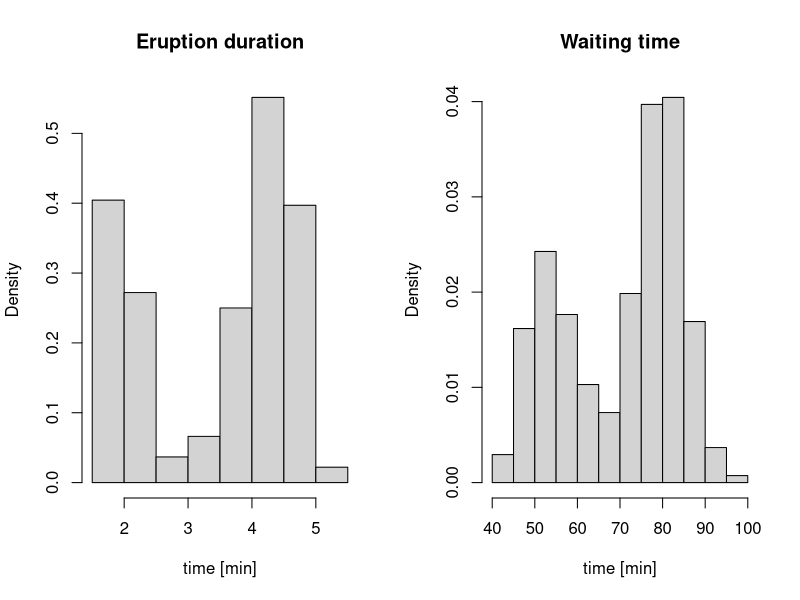
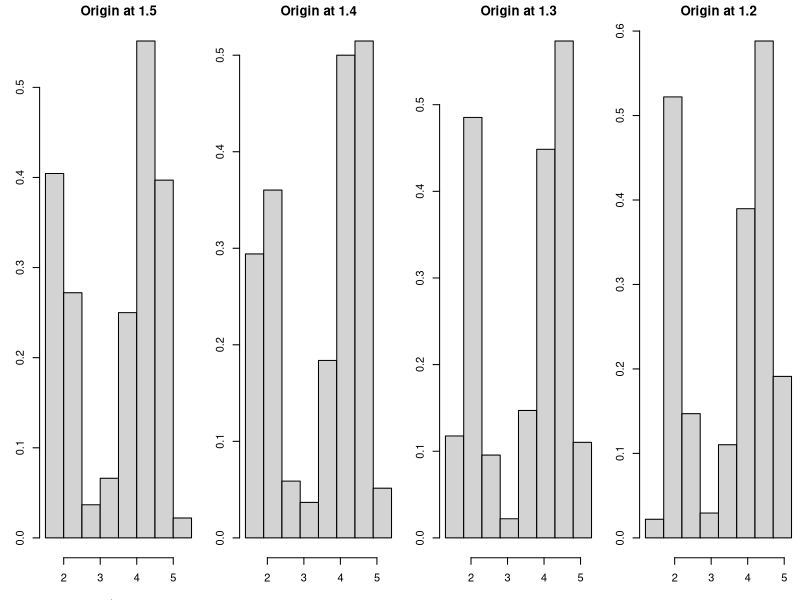
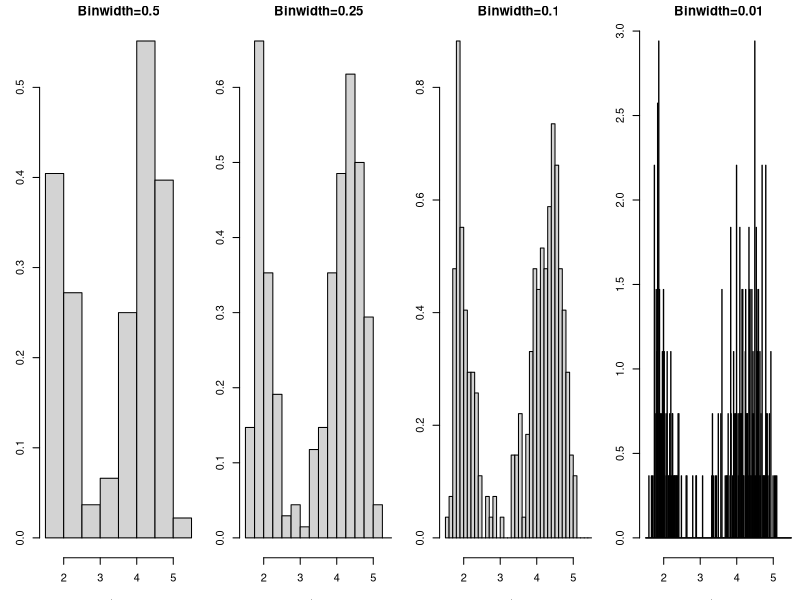
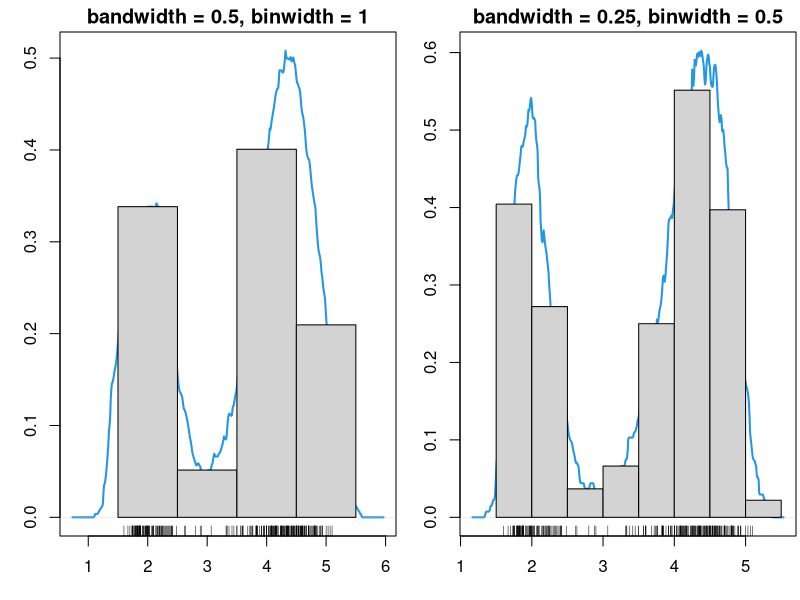

Here is the R script that generated these plots, in order: (Note: this script raises an error after producing the figures.)
## ---- chunk 1
knitr::opts_chunk$set(echo = TRUE)
## ---- chunk 2
data(faithful)
par(mfrow=c(1,2))
hist(faithful$eruptions, probability=T, main = "Eruption duration", xlab="time [min]")
hist(faithful$waiting, probability=T, main = "Waiting time", xlab="time [min]")
## ---- chunk 3
par(mfrow=c(1,4), mar = c(3.2, 3, 1.6, 0.2)) # reduce the white space around individual plots
hist(faithful$eruptions, probability=T, main="Origin at 1.5");
hist(faithful$eruptions, breaks=seq(1.4,5.4,by=0.5), probability=T, main="Origin at 1.4", xlab="time [min]")  
hist(faithful$eruptions, breaks=seq(1.3,5.3,by=0.5), probability=T, main="Origin at 1.3", xlab="time [min]") 
hist(faithful$eruptions, breaks=seq(1.2,5.2,by=0.5), probability=T, main="Origin at 1.2", xlab="time [min]")
## ---- chunk 4
par(mfrow=c(1,4), mar = c(3.2, 3, 1.6, 0.2))
hist(faithful$eruptions, probability=T, main="Binwidth=0.5")
hist(faithful$eruptions, breaks=seq(1.5,5.5,by=0.25), probability=T, main="Binwidth=0.25") 
hist(faithful$eruptions, breaks=seq(1.5,5.5,by=0.1), probability=T, main="Binwidth=0.1") 
hist(faithful$eruptions, breaks=seq(1.5,5.5,by=0.01), probability=T, main="Binwidth=0.01")
## ---- chunk 5
kde_hist <- function(bw){
# `bw` = bandwidth for KDE = 2-times binwidth for histogram = `binw`
  binw <- 2*bw
  br <- seq(1.5,5.5,by=binw)
  temp <- density(faithful$eruptions, kernel="rectangular", bw=bw/sqrt(3))
  plot(temp,lwd=2,col=4, main=paste0("bandwidth = ",bw,", binwidth = ", binw), xlab="")
  hist(faithful$eruptions, freq=FALSE, breaks=br, add=T, main="")
  rug(jitter(faithful$eruptions))
}
par(mfrow=c(1,2))
kde_hist(0.5)
kde_hist(0.25)
## ---- chunk 6
knitr::include_graphics('../Plots/kernels.png')
## ---- chunk 7
# again, this is only a handle, not a proper function!
plot_kdes <- function(bw){
  plot(density(faithful$eruptions, kernel="gaussian", bw=bw), main=paste("BW = ",bw,sep=""), xlab="time [min]")
  lines(density(faithful$eruptions, kernel="epanechnikov", bw=bw), col=4)
  lines(density(faithful$eruptions, kernel="rectangular", bw=bw), col=2)
  legend("topright", col=c(1, 4, 2), lty=1, legend=c("Gauss", "Epan", "rect"))
}
par(mfrow=c(1,4), mar = c(3.2, 3, 1.6, 0.2))
plot_kdes(1); plot_kdes(0.5); plot_kdes(0.25); plot_kdes(0.1)
## ---- chunk 8
par(mfrow=c(1,1), mar = c(3.2, 3, 1.6, 0.2))
plot(density(faithful$eruptions, kernel="gaussian", bw=1), main="Gaussian Kernel", xlab="", ylim=c(0,1),lwd=2)
points(density(faithful$eruptions, kernel="gaussian", bw=0.1), col=2, main="Gaussian Kernel", xlab="", type="l",lwd=2)
points(density(faithful$eruptions, kernel="gaussian", bw=0.01), col=4, main="Gaussian Kernel", xlab="", type="l")
rug(jitter(faithful$eruptions))
legend("topleft", legend = c("h=1","h=0.1","h=0.01"),lty=1,col=c(1,2,4))
## ---- chunk 9
n <- 2^{7:15}
plot(1:length(n),n^(-4/(4+5)),type="b",col=5,ylim=c(0,0.10), ylab=paste("asymptotic error rate ", expression(n^(-4/(4+d)))),xlab=expression(n), xaxt="n")
abline(h=0.01,col="gray")
axis(1,at=seq(1,9,by=2),labels=n[seq(1,9,by=2)])
points(1:length(n),n^{-4/(4+4)},type="b",col=4)
points(1:length(n),n^{-4/(4+3)},type="b",col=3)
points(1:length(n),n^{-4/(4+2)},type="b",col=2)
points(1:length(n),n^{-4/(4+1)},type="b",col=6)
legend("topright",legend=c("d=5","d=4","d=3","d=2","d=1"), lty=1,col=c(5:2,6))
## ---- chunk 10
knitr::include_graphics('../Plots/circulant_matrix.png')
## ---- chunk 11
par(mfrow=c(1,2), mar = c(3.2, 3, 1.6, 0.2))
init_hist <- hist(faithful$eruptions, breaks = 256, plot=F)
x_tilde <- rep(init_hist$mids, times=init_hist$counts) # read \tilde{X} from the initial histogram
hist(faithful$eruptions, breaks = 256, freq=F, plot=T,xlab="",main="") # plot init hist on the density scale
points(density(x_tilde,bw=0.25),col=4,type="l",lwd=3)
# compare with the default KDE
plot(density(x_tilde,bw=0.25),col=4,lwd=3,xlab="",main="")
points(density(faithful$eruptions,bw=0.25),type="l",main="KDE",lwd=3,lty=2)
legend("topleft",legend=c("original","rounded"),lty=c(2,1),col=c(1,4))
## ---- chunk 12
gkern_x <- density(0,bw=0.25)$x[seq(1,512,by=2)]
gkern_y <- density(0,bw=0.25)$y[seq(1,512,by=2)] # the Gaussian kernel for smoothing the initial histogram
hist(faithful$eruptions, breaks = 256, freq=F, plot=T,xlab="",main="")
points(gkern_x+3,gkern_y, col="2",type="l",lwd=2)
## ---- chunk 13
library(lattice)
levelplot(toeplitz(c(gkern_y[129:256],rep(0,128))),xaxt="n")
## ---- chunk 14
s_vec <- c(gkern_y[129:256],rep(0,128))
c_vec <- c(s_vec,rev(s_vec[2:256]))
levelplot(toeplitz(c_vec),xaxt="n")
## ---- chunk 15
my_bw <- 0.07977
my_df <- dnorm(0,0,1)/my_bw
plot(density(faithful$eruptions,bw=my_bw),main=paste("bw =",my_bw," & ","df =",round(my_df,5)),xlab="")
